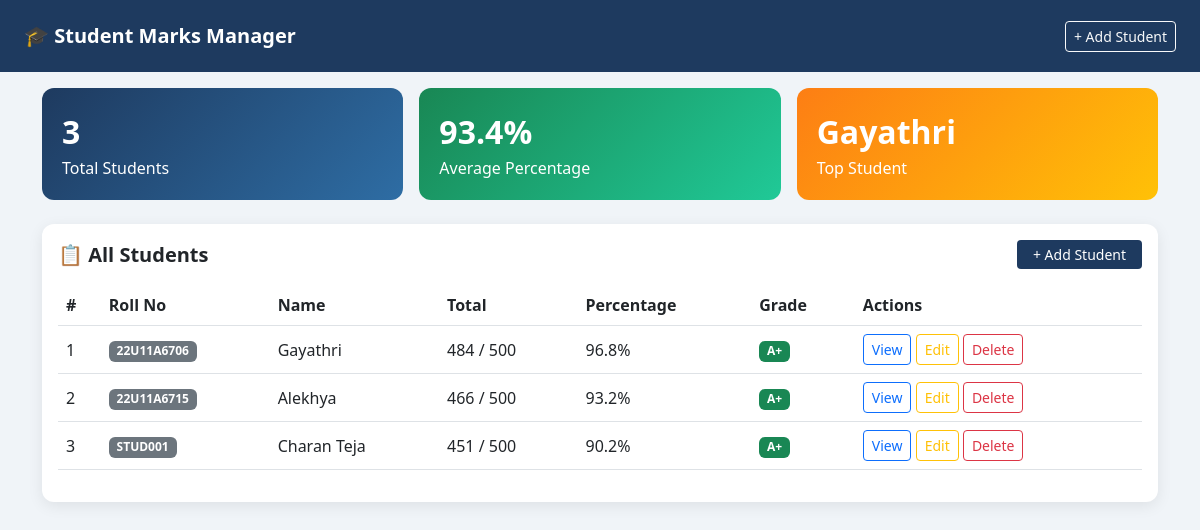
Page /marks/ on the committed database.
### marks/models.py (models this page shows, shortened)
class Student(models.Model):
    GRADE_CHOICES = [
        ('A+', 'A+'), ('A', 'A'), ('B+', 'B+'),
        ('B', 'B'),   ('C', 'C'), ('F', 'Fail'),
    ]
    name      = models.CharField(max_length=100)
    roll_no   = models.CharField(max_length=20, unique=True)
    email     = models.EmailField(unique=True)
    maths     = models.IntegerField(default=0)
    science   = models.IntegerField(default=0)
    english   = models.IntegerField(default=0)
    history   = models.IntegerField(default=0)
    computer  = models.IntegerField(default=0)
    created_at = models.DateTimeField(auto_now_add=True)
    def total_marks(self):
        return self.maths + self.science + self.english + self.history + self.computer
    def percentage(self):
        return round((self.total_marks() / 500) * 100, 2)
    def grade(self):
        p = self.percentage()
        if p >= 90:   return 'A+'
        elif p >= 80: return 'A'
        elif p >= 70: return 'B+'
        elif p >= 60: return 'B'
        elif p >= 50: return 'C'
        else:         return 'F'
    def grade_color(self):
        colors = {
            'A+': 'success',
            'A':  'success',
            'B+': 'primary',
            'B':  'info',
            'C':  'warning',
            'F':  'danger',
        }
        return colors.get(self.grade(), 'secondary')
    class Meta:
        ordering = ['roll_no']

### marks/views.py (the view)
# urls.py: path('',                    views.student_list,   name='student_list'),
def student_list(request):
    students = Student.objects.all()
    total_students = students.count()
    if total_students > 0:
        avg_percentage = round(
            sum(s.percentage() for s in students) / total_students, 2
        )
        top_student = max(students, key=lambda s: s.percentage())
    else:
        avg_percentage = 0
        top_student = None
    context = {
        'students': students,
        'total_students': total_students,
        'avg_percentage': avg_percentage,
        'top_student': top_student,
    }
    return render(request, 'marks/student_list.html', context)

### marks/templates/marks/student_list.html (shortened to what this page needs)
{% extends 'marks/base.html' %}
{% block content %}
<div class="row g-3 mb-4">
    <div class="col-md-4">
        <div class="stat-card" style="background: linear-gradient(135deg, #1e3a5f, #2e6da4);">
            <div class="fs-2 fw-bold">{{ total_students }}</div>
            <div>Total Students</div>
        </div>
    </div>
    <div class="col-md-4">
        <div class="stat-card" style="background: linear-gradient(135deg, #198754, #20c997);">
            <div class="fs-2 fw-bold">{{ avg_percentage }}%</div>
            <div>Average Percentage</div>
        </div>
    </div>
    <div class="col-md-4">
        <div class="stat-card" style="background: linear-gradient(135deg, #fd7e14, #ffc107);">
            <div class="fs-2 fw-bold">
                {% if top_student %}{{ top_student.name }}{% else %}N/A{% endif %}
            </div>
            <div>Top Student</div>
        </div>
    </div>
</div>
<div class="card p-3">
    <div class="d-flex justify-content-between align-items-center mb-3">
        <h5 class="fw-bold mb-0">📋 All Students</h5>
        <a href="{% url 'marks:student_add' %}" class="btn btn-add btn-sm px-3">+ Add Student</a>
    </div>
    {% if students %}
    <div class="table-responsive">
        <table class="table table-hover align-middle">
            <thead>
                <tr>
                    <th>#</th>
                    <th>Roll No</th>
                    <th>Name</th>
                    <th>Total</th>
                    <th>Percentage</th>
                    <th>Grade</th>
                    <th>Actions</th>
                </tr>
            </thead>
            <tbody>
                {% for student in students %}
                <tr>
                    <td>{{ forloop.counter }}</td>
                    <td><span class="badge bg-secondary">{{ student.roll_no }}</span></td>
                    <td>{{ student.name }}</td>
                    <td>{{ student.total_marks }} / 500</td>
                    <td>{{ student.percentage }}%</td>
                    <td>
                        <span class="badge bg-{{ student.grade_color }}">
                            {{ student.grade }}
                        </span>
                    </td>
                    <td>
                        <a href="{% url 'marks:student_detail' student.pk %}"
                           class="btn btn-outline-primary btn-sm">View</a>
                        <a href="{% url 'marks:student_edit' student.pk %}"
                           class="btn btn-outline-warning btn-sm">Edit</a>
                        <a href="{% url 'marks:student_delete' student.pk %}"
                           class="btn btn-outline-danger btn-sm">Delete</a>
                    </td>
                </tr>
                {% endfor %}
            </tbody>
        </table>
    </div>
    {% else %}
    <div class="text-center py-5 text-muted">
        <div style="font-size: 48px;">📭</div>
        <p class="mt-2">No students found. Click <strong>Add Student</strong> to get started.</p>
    </div>
    {% endif %}
</div>
{% endblock %}

### marks/templates/marks/base.html (shortened to what this page needs)
<!DOCTYPE html>
<html lang="en">
<head>
    <link href="https://cdn.jsdelivr.net/npm/bootstrap@5.3.0/dist/css/bootstrap.min.css" rel="stylesheet">
</head>
<body>
<nav class="navbar navbar-dark px-4 py-3">
    <a class="navbar-brand fw-bold fs-5" href="{% url 'marks:student_list' %}">
        🎓 Student Marks Manager
    </a>
    <a href="{% url 'marks:student_add' %}" class="btn btn-outline-light btn-sm">
        + Add Student
    </a>
</nav>
<div class="container mt-3 mb-5">
    {% block content %}{% endblock %}
</div>
</body>
</html>

### marks/templates/marks/base.html (style rules this page uses)
body { background-color: #f0f4f8; }
.navbar { background-color: #1e3a5f !important; }
.card { border: none; border-radius: 12px; box-shadow: 0 4px 15px rgba(0,0,0,0.08); }
.stat-card { border-radius: 12px; color: white; padding: 20px; }
.table thead { background-color: #1e3a5f; color: white; }
.btn-add { background-color: #1e3a5f; color: white; border: none; }

### rows in the picture
Student: name "Gayathri", roll_no "22U11A6706", total_marks "484", percentage "96.8", grade "A+"
Student: roll_no "22U11A6715", name "Alekhya", total_marks "466", percentage "93.2", grade "A+"
Student: roll_no "STUD001", name "Charan Teja", total_marks "451", percentage "90.2", grade "A+"

### other values in the picture
{{ total_students }} "3"
{{ avg_percentage }} "93.4"
